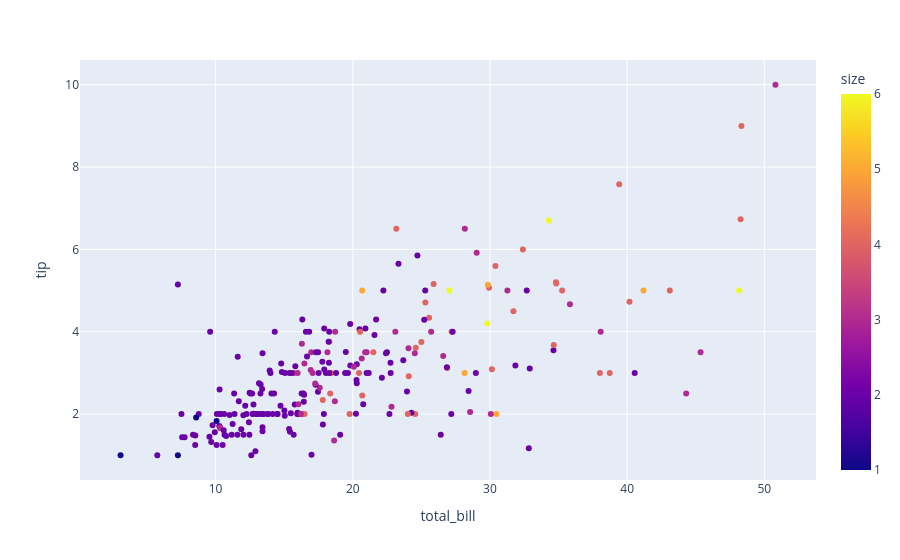

Notebook code cell kept with this figure:
### Markdown cell above
Phase 1, Topic 2: px.scatter – parameters, color, size, symbol, and marginal plots

### Code cell
#we can coustimize the color scale
fig = px.scatter(df, x='total_bill', y='tip', color='size', color_continuous_scale='plasma')
fig.show()

### Figure 1 — Plotly figure (JSON) as saved in the notebook; plotly's stock layout.template omitted (floating-point values rounded to 4 significant figures; data arrays with more than 128 entries replaced by an {"elided": "..."} marker saying what was removed)
{"data": [{"hovertemplate": "total_bill=%{x}<br>tip=%{y}<br>size=%{marker.color}<extra></extra>", "legendgroup": "", "marker": {"color": {"elided": "244 int values"}, "coloraxis": "coloraxis", "symbol": "circle"}, "mode": "markers", "name": "", "orientation": "v", "showlegend": false, "type": "scatter", "x": {"elided": "244 float values"}, "xaxis": "x", "y": {"elided": "244 float values"}, "yaxis": "y"}], "layout": {"coloraxis": {"colorbar": {"title": {"text": "size"}}, "colorscale": [[0, "#0d0887"], [0.1111, "#46039f"], [0.2222, "#7201a8"], [0.3333, "#9c179e"], [0.4444, "#bd3786"], [0.5556, "#d8576b"], [0.6667, "#ed7953"], [0.7778, "#fb9f3a"], [0.8889, "#fdca26"], [1, "#f0f921"]]}, "legend": {"tracegroupgap": 0}, "margin": {"t": 60}, "xaxis": {"anchor": "y", "domain": [0, 1], "title": {"text": "total_bill"}}, "yaxis": {"anchor": "x", "domain": [0, 1], "title": {"text": "tip"}}}}
